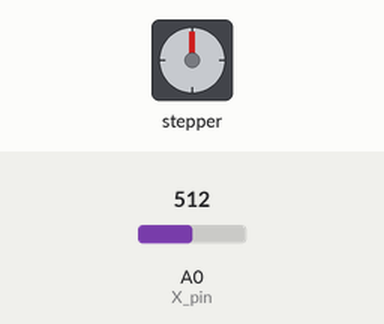
This sketch was run on a simulated Arduino Uno, built with avr-gcc and run on an emulated ATmega328P. Shown: stepper motor. The test bench sets the inputs (shaded band); at power-on: A0 (X_pin) = 512. Stepper angles assume 1025 steps per turn.

Above: at 1.2 s.
1.3 s: A0 (X_pin) set to 106
2.8 s: A0 (X_pin) set to 100
At 4.1 s:
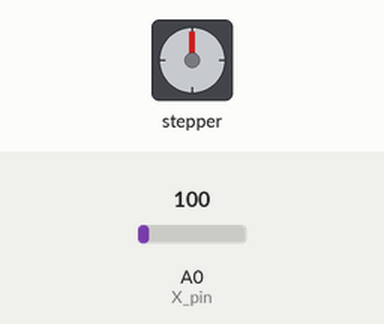
5.3 s: A0 (X_pin) set to 591
6.8 s: A0 (X_pin) set to 616
At 7.7 s:
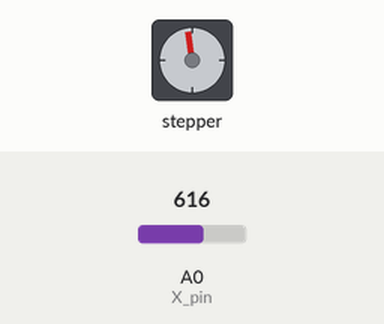
8.5 s: A0 (X_pin) set to 90
At 8.65 s:
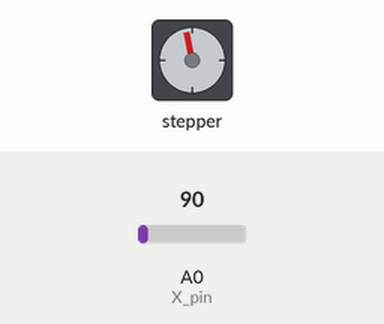
13.0 s: A0 (X_pin) set to 611
At 13.45 s:
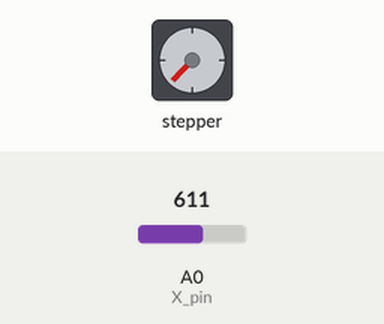
Timing chart, 0 to 16.0 s (numbered marks = the images above; inputs shaded):
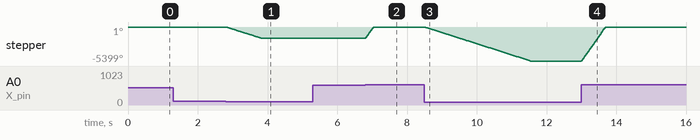

Measured:
- the behaviour switches between 101 and 100 on A0 (X_pin) (found by bisection; images 0 and 1)
- the behaviour switches between 601 and 602 on A0 (X_pin) (found by bisection; images 1 and 2)
- after the input at 1.3 s, every drawn part: stays the same
- after the input at 2.8 s, stepper: turns 1799° counter-clockwise in 1.0 s, starting at once
- after the input at 5.3 s, every drawn part: stays the same
- after the input at 6.8 s, stepper: turns 1791° clockwise in 0.23 s, starting at once
- after the input at 8.5 s, stepper: turns 5391° counter-clockwise in 3.0 s, starting at once
- after the input at 13.0 s, stepper: turns 5391° clockwise in 0.68 s, starting at once

The sketch:

step_joy.ino
```cpp
#include <Stepper.h>
#define SLEEP 7 // Pin 7 connected to SLEEP pin
#define X_pin A0 // Pin A0 connected to joystick x axis
 #define STEPS 1025

int direction; // Variable to set Rotation (CW-CCW) of the motor
int steps = 1025; // Assumes the belt clip is in the Middle
 // define stepper motor control pins
#define IN1 5
#define IN2 6
#define IN3 7
#define IN4 8

 Stepper stepper(STEPS, IN4, IN2, IN3, IN1);

void loop () {
        int val = analogRead(X_pin);

  while (analogRead (X_pin) >= 0 && analogRead (X_pin) <= 100) {
    if (steps> 0) {
       // map the speed between 5 and 500 rpm
      int speed_ = map(val, 500, 0, 5, 500);
      // set motor speed
      stepper.setSpeed(speed_);

      // move the motor (1 step)
      stepper.step(-10);

     // val = analogRead(joystick);

      steps--;
    }
  }

    while (analogRead (X_pin)> 100 && analogRead (X_pin) <= 400) {
      if (steps <512) {

        steps ++;
      }
      if (steps> 512) {

        steps--;
      }
    }

    while (analogRead (X_pin)> 401 && analogRead (X_pin) <= 600) {
      if (steps <1025) {
       digitalWrite(IN1, LOW);
    digitalWrite(IN2, LOW);
    digitalWrite(IN3, LOW);
    digitalWrite(IN4, LOW);
        steps ++;
      }
      if (steps> 1025) {
       digitalWrite(IN1, LOW);
    digitalWrite(IN2, LOW);
    digitalWrite(IN3, LOW);
    digitalWrite(IN4, LOW);
        steps--;
      }
    }

    while (analogRead (X_pin)> 601 && analogRead (X_pin) <= 1024) {
      if (steps <1535) {
           // map the speed between 5 and 500 rpm
      int speed_ = map(val, 523, 1023, 5, 500);
      // set motor speed
      stepper.setSpeed(speed_);

      // move the motor (1 step)
      stepper.step(10);
        steps ++;
      }
      if (steps> 1535) {
          // map the speed between 5 and 500 rpm
      int speed_ = map(val, 523, 1023, 5, 500);
      // set motor speed
      stepper.setSpeed(speed_);

      // move the motor (1 step)
      stepper.step(10);
        steps--;
      }
    }


}
```
